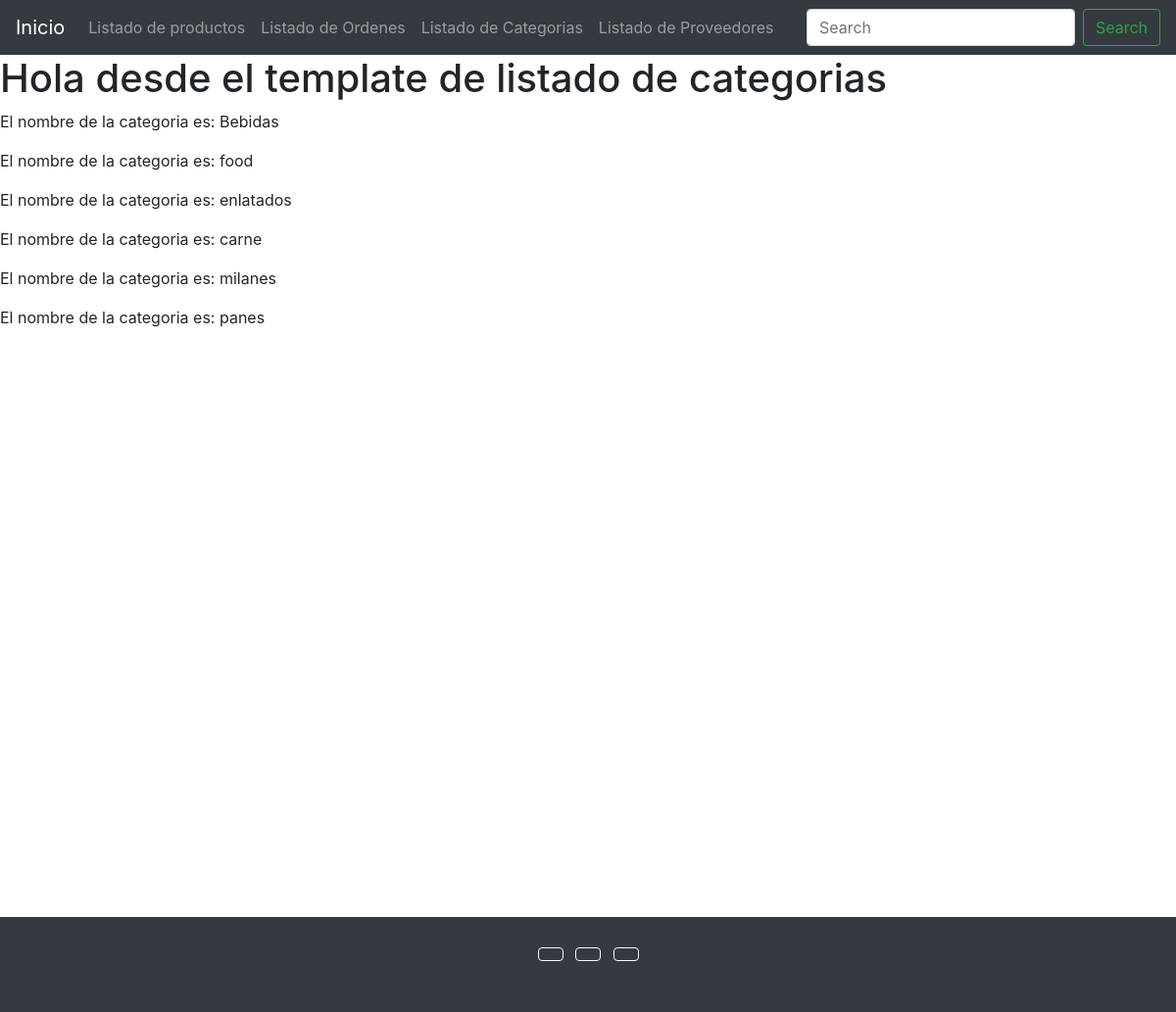
Screenshot of /products/list-categories/ with the database file from the repository.
### products/models.py (models this page shows)
class Category(models.Model):
    name = models.CharField(max_length=50, unique=True)

### products/views.py (the view)
# urls.py: path('list-categories/', list_categories),
def list_categories(request):
    all_categories = Category.objects.all()
    context = {
        'categories':all_categories
    }
    return render(request, 'categories/list_categories.html', context=context)

### templates/categories/list_categories.html (shortened to what this page needs)
{% extends 'base.html' %}
{% block content %}
    <h1>Hola desde el template de listado de categorias</h1>
    {% for category in categories %}
        <p>El nombre de la categoria es: {{category.name}} </p>
    {% endfor %}
{% endblock %}

### rows the page displays
Category: name "Bebidas"
Category: name "food"
Category: name "enlatados"
Category: name "carne"
Category: name "milanes"
Category: name "panes"
